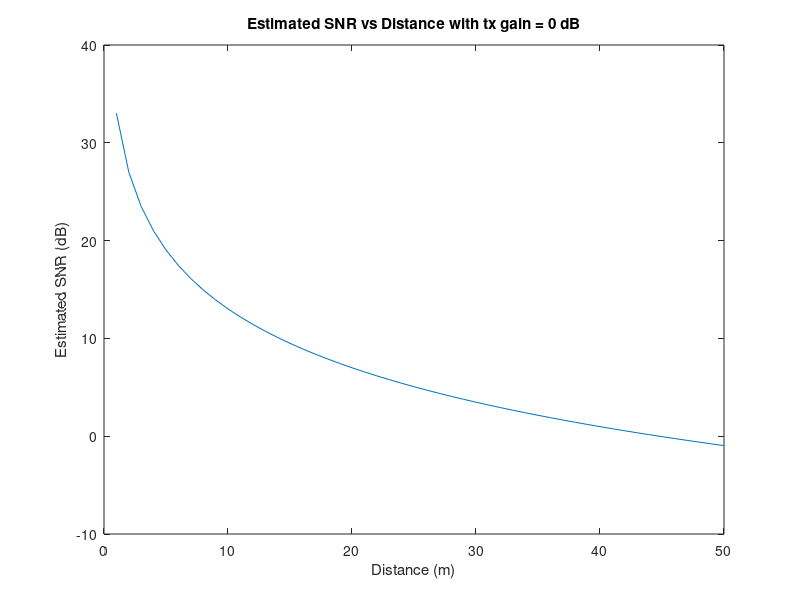

Write the MATLAB code that produced this figure.
%%
variancesArray = [0.00832579, 0.00912519, 0.0124691, 0.00962529, 0.0153984, 0.00772279];
plot(variancesArray)
mean(variancesArray)

%%
snr_2 = 27;
snr_1 = 27+10*log10(4);
dists = 1:50;
snrs = snr_1-10*log10(dists.^2);
plot(dists, snrs)
title("Estimated SNR vs Distance with tx gain = 0 dB")
xlabel("Distance (m)")
ylabel("Estimated SNR (dB)")
